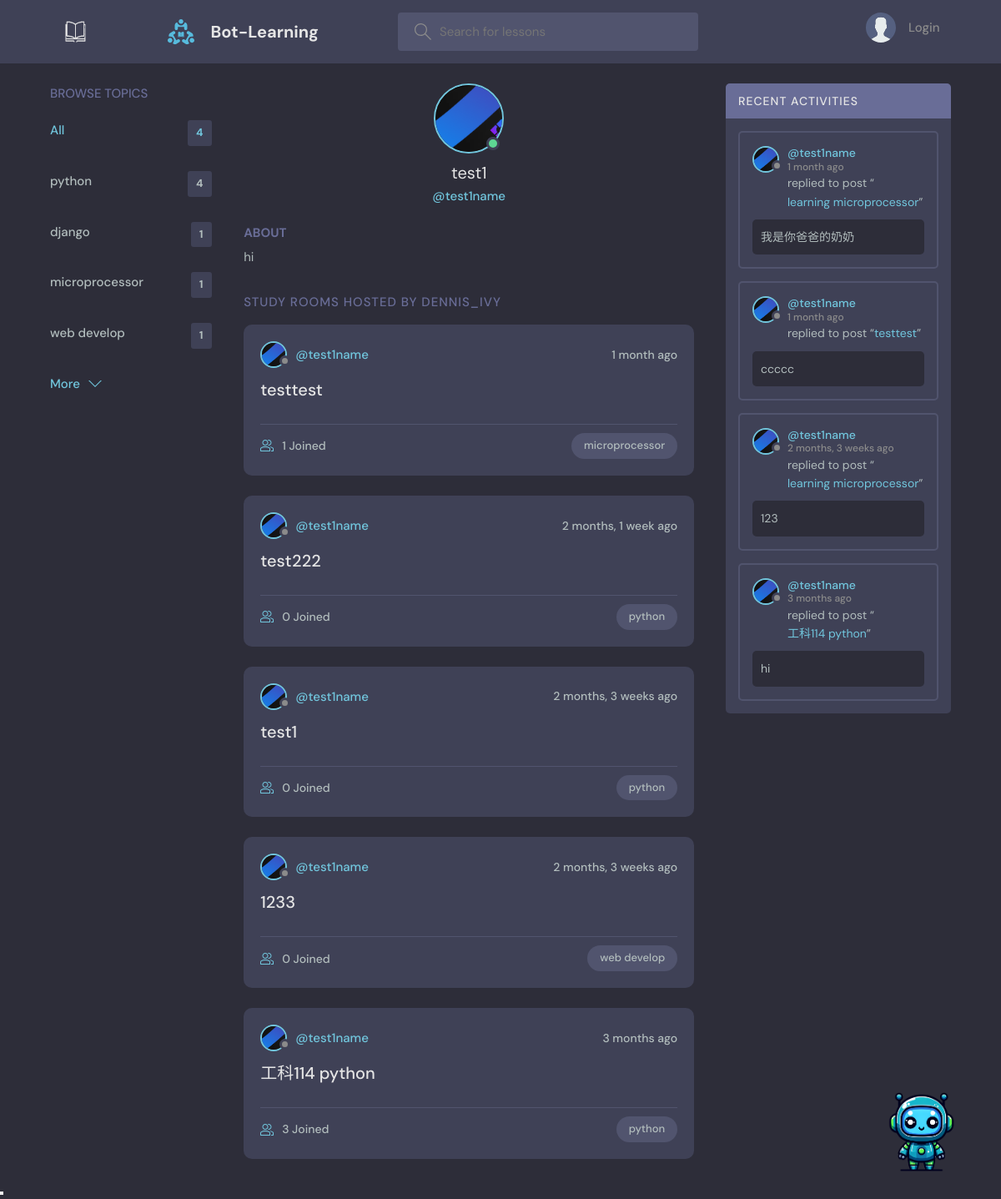
The app's page /profile/1/, older data.
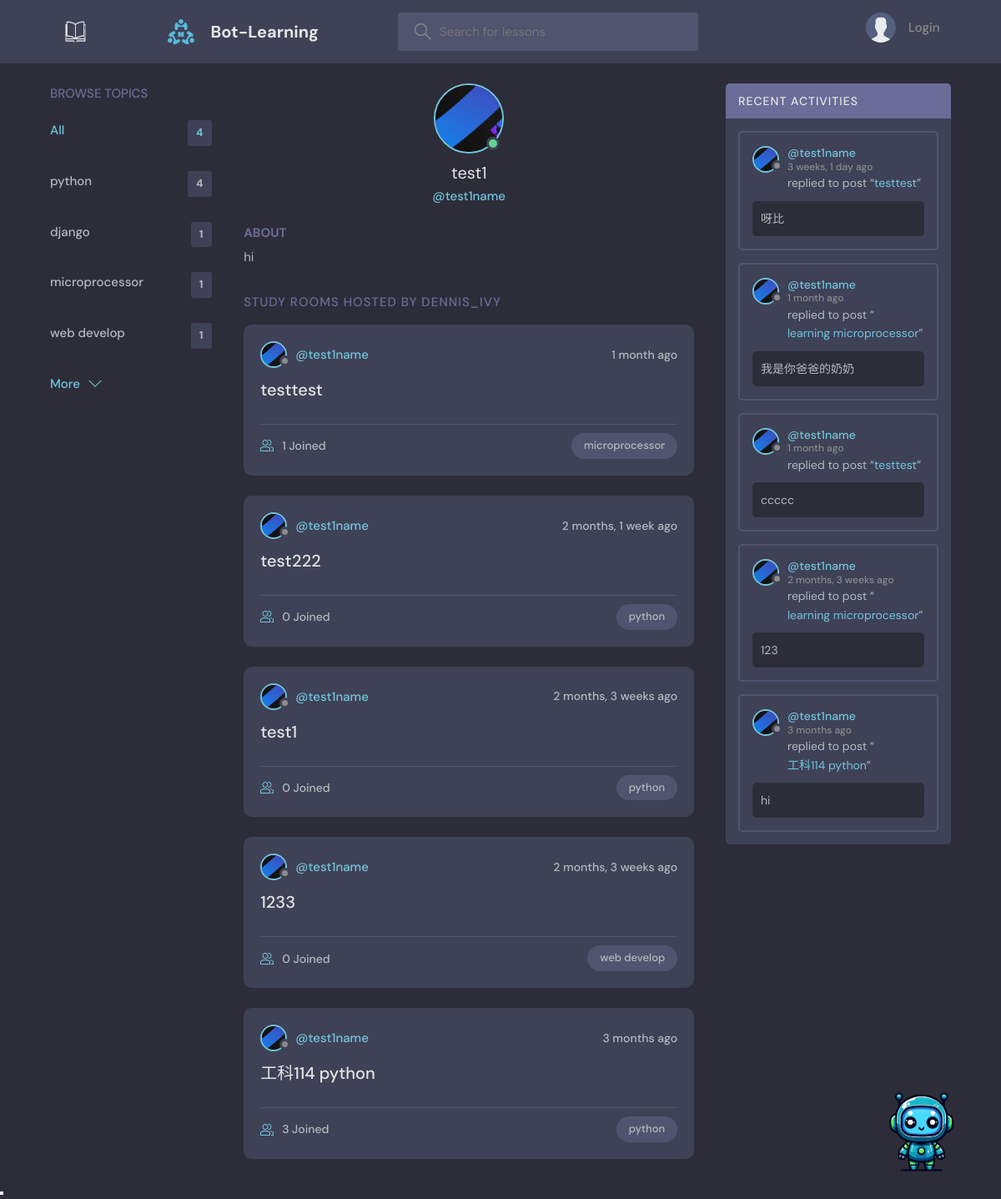
The same page, newer data.
### base/models.py (models this page shows, shortened)
class Topic(models.Model):
    name = models.CharField(max_length=200)

class Room(models.Model):
    host = models.ForeignKey(User, on_delete=models.SET_NULL, null=True)
    topic = models.ForeignKey(Topic, on_delete=models.SET_NULL, null=True)
    name = models.CharField(max_length=200)
    description = models.TextField(null=True, blank=True)
    participants = models.ManyToManyField(
        User, related_name='participants', blank=True)
    updated = models.DateTimeField(auto_now=True)
    created = models.DateTimeField(auto_now_add=True)
    class Meta:
        ordering = ['-updated', '-created']
    def __str__(self):
        return self.name

class User(AbstractUser):
    name = models.CharField(max_length=200, null=True)
    email = models.EmailField(unique=True, null=True)
    bio = models.TextField(null=True)
    avatar = models.ImageField(null=True, default="avatar.svg")
    objects = CustomUserManager()
    USERNAME_FIELD = 'email'
    REQUIRED_FIELDS = []

class Message(models.Model):
    user = models.ForeignKey(User, on_delete=models.CASCADE)
    room = models.ForeignKey(Room, on_delete=models.CASCADE)
    body = models.TextField()
    updated = models.DateTimeField(auto_now=True)
    created = models.DateTimeField(auto_now_add=True)
    class Meta:
        ordering = ['-updated', '-created']

### base/views.py (the view)
# urls.py: path('profile/<str:pk>/', views.userProfile, name="user-profile"),
def userProfile(request, pk):
    user = User.objects.get(id=pk)
    rooms = user.room_set.all()
    room_messages = user.message_set.all()
    topics = Topic.objects.all()
    context = {'user': user, 'rooms': rooms,
               'room_messages': room_messages, 'topics': topics}
    return render(request, 'base/profile.html', context)

### base/templates/base/profile.html (shortened to what this page needs)
{% extends 'main.html' %}
{% block content %}
<main class="profile-page layout layout--3">
  <div class="container">
    {% include 'base/topics_component.html' %}
    <div class="roomList">
      <div class="profile">
        <div class="profile__avatar">
          <div class="avatar avatar--large active">
            <img src="{{user.avatar.url}}" />
          </div>
        </div>
        <div class="profile__info">
          <h3>{{user.name}}</h3>
          <p>@{{user.username}}</p>
        </div>
        <div class="profile__about">
          <h3>About</h3>
          <p>
            {{user.bio}}
          </p>
        </div>
      </div>
      <div class="roomList__header">
        <div>
          <h2>Study Rooms Hosted by dennis_ivy</a>
          </h2>
        </div>
      </div>
      {% include 'base/feed_component.html' %}
    </div>
    {% include 'base/activity_component.html' %}
  </div>
</main>
{% endblock content %}

### base/templates/base/topics_component.html
<div class="topics">
    <div class="topics__header">
        <h2>Browse Topics</h2>
    </div>
    <ul class="topics__list">
        <li>
            <a href="{% url 'home' %}" class="active">All <span>{{topics.count}}</span></a>
        </li>
        {% for topic in topics %}
        <li>
            <a href="{% url 'home' %}?q={{topic.name}}">{{topic.name}}<span>{{topic.room_set.all.count}}</span></a>
        </li>
        {% endfor %}
    </ul>
    <a class="btn btn--link" href="{% url 'topics' %}">
        More
        <svg version="1.1" xmlns="http://www.w3.org/2000/svg" width="32" height="32" viewBox="0 0 32 32">
            <title>chevron-down</title>
            <path d="M16 21l-13-13h-3l16 16 16-16h-3l-13 13z"></path>
        </svg>
    </a>
</div>

### base/templates/base/feed_component.html (shortened to what this page needs)
{% for room in rooms %}
<div class="roomListRoom">
    <div class="roomListRoom__header">
        <a href="{% url 'user-profile' room.host.id %}" class="roomListRoom__author">
            <div class="avatar avatar--small">
                <img src="{{room.host.avatar.url}}" />
            </div>
            <span>@{{room.host.username}}</span>
        </a>
        <div class="roomListRoom__actions">
            <span>{{room.created|timesince}} ago</span>
        </div>
    </div>
    <div class="roomListRoom__content">
        <a href="{% url 'room' room.id %}">{{room.name}}</a>
    </div>
    <div class="roomListRoom__meta">
        <a href="{% url 'room' room.id %}" class="roomListRoom__joined">
            {{room.participants.all.count}} Joined
        </a>
        <p class="roomListRoom__topic">{{room.topic.name}}</p>
    </div>
</div>
{% endfor %}

### base/templates/base/activity_component.html (shortened to what this page needs)
<div class="activities">
    <div class="activities__header">
        <h2>Recent Activities</h2>
    </div>
    {% for message in room_messages %}
    <div class="activities__box">
        <div class="activities__boxHeader roomListRoom__header">
            <a href="{% url 'user-profile' message.user.id %}" class="roomListRoom__author">
                <div class="avatar avatar--small">
                    <img src="{{message.user.avatar.url}}" />
                </div>
                <p>
                    @{{message.user.username}}
                    <span>{{message.created|timesince}} ago</span>
                </p>
            </a>
        </div>
        <div class="activities__boxContent">
            <p>replied to post “<a href="{% url 'room' message.room.id %}">{{message.room}}</a>”</p>
            <div class="activities__boxRoomContent">{{message.body}}</div>
        </div>
    </div>
    {% endfor %}
</div>

Row changes from the older to the newer data that the page shows:
added Message: user.avatar (picture), user.username "test1name", created "3 weeks, 1 day", room "testtest", body "呀比"
